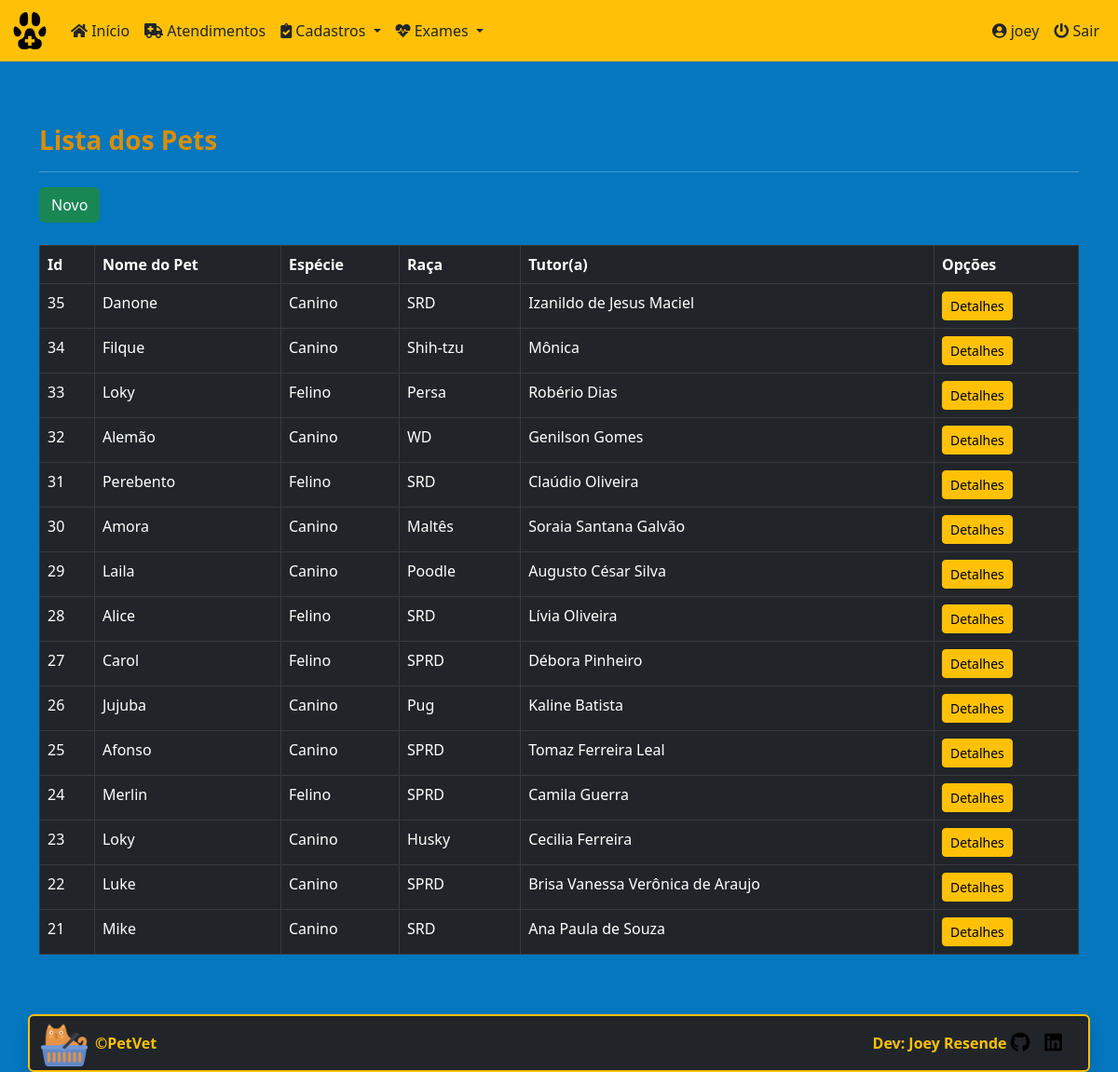
Page /petvet/pets/ (signed in) on the committed database.
### core/models.py (models this page shows, shortened)
class Pets(models.Model):
    id = models.AutoField(primary_key=True)
    pet_name = models.CharField(
        max_length=30, verbose_name='Nome do Pet')
    species = models.CharField(
        max_length=20, verbose_name='Espécie')
    breed = models.CharField(
        max_length=30, verbose_name='Raça')
    gender = models.CharField(
        max_length=5, choices=sex_status, verbose_name='Gênero')
    date_of_birth = models.DateField(
        null=True, blank=True, verbose_name='Data de Nascimento')
    castrated = models.CharField(
        max_length=3, choices=castrated_status, default='N', verbose_name='Castrado?')
    weight = models.DecimalField(
        max_digits=6, decimal_places=3, verbose_name='Peso', default=0)
    tutor_name = models.ForeignKey(
        'Tutor', on_delete=models.PROTECT, null=True, verbose_name='Nome do Tutor')
    class Meta:
        ordering = ['-id']

class Tutor(models.Model):
    tutor_name = models.CharField(
        max_length=50, verbose_name='Nome do Tutor')
    cpf = models.CharField(max_length=14, null=True,
                           verbose_name='CPF')
    phone = models.CharField(max_length=15, null=True,
                             verbose_name='Telefone')
    email = models.EmailField(max_length=254, verbose_name='Email')
    cep = models.CharField(max_length=9, verbose_name='Cep')
    street = models.CharField(max_length=40, verbose_name='Rua')
    number = models.IntegerField(verbose_name='Numero')
    district = models.CharField(max_length=40, verbose_name='Bairro')
    city = models.CharField(
        max_length=40, default='Petrolina', verbose_name='Cidade')
    state = models.CharField(
        max_length=40, default='Pernambuco', verbose_name='Estado')
    class Meta:
        ordering = ['tutor_name']
    def __str__(self):
        return self.tutor_name

### core/views.py (the view)
# urls.py: path('pets/', PetList.as_view(), name='pets'),
class PetList(LoginRequiredMixin, ListView):
    login_url = reverse_lazy('login')
    model = Pets
    template_name = 'core/pet_list.html'

### core/templates/core/pet_list.html (shortened to what this page needs)
{% extends 'core/base_model.html' %}
{% load static %}
{% block content %}
<h3><strong>Lista dos Pets</strong></h3>
<hr>
<a href="{% url 'pet_new' %}" class="btn btn-success btn">Novo</a><br><br>
<div class="table-responsive">
  <table class="table table-bordered table-hover table-dark" id="pet_table">
    <thead class="thead-dark">
      <tr>
        <th>Id</th>
        <th>Nome do Pet</th>
        <th>Espécie</th>
        <th>Raça</th>
        <th>Tutor(a)</th>
        <th>Opções</th>
      </tr>
    </thead>
    <tbody>
      {% for each in object_list %}
      <tr>
        <td>{{ each.id }}</td>
        <td>{{ each.pet_name }}</td>
        <td>{{ each.species }}</td>
        <td>{{ each.breed }}</td>
        <td>{{ each.tutor_name }}</td>
        <td>
          <a href="{% url 'pet_detail' each.pk %}" class="btn btn-warning btn-sm">Detalhes</a>
        </td>
      </tr>
      {% empty %}
      <tr>
        <td colspan="6">Nenhum Pet cadastrado.</td>
      </tr>
      {% endfor %}
    </tbody>
  </table>
</div>
{% endblock %}

### core/templates/core/base_model.html (shortened to what this page needs)
{% load static %}
<!DOCTYPE html>
<html lang="pt-br" class="h-100">
<head>
  <link rel="stylesheet" href="{% static 'css/bootstrap.min.css/' %}" />
  <link rel="stylesheet" href="https://cdnjs.cloudflare.com/ajax/libs/font-awesome/5.11.2/css/all.css">
  <link rel="stylesheet" href="{% static 'css/styles.css/' %}" />
  <link rel="stylesheet" type="text/css" href="https://cdn.datatables.net/v/bs5/dt-1.11.5/datatables.min.css" />
</head>
<body class="d-flex flex-column h-100">
  <main class="flex-shrink-0  ">
    {% block menu %}
    <nav class="navbar navbar-expand-lg sticky-top bg-warning">
      <div class="container-fluid">
        <a class="navbar-brand" href="{% url 'index' %}">
          <img src="{% static 'img/favicon.ico/' %}" height="40" alt="" />
        </a>
        <div class="collapse navbar-collapse" id="navbarsExample06">
          <ul class="navbar-nav me-auto mb-2 mb-xl-0">
            <li class="nav-item">
              <a class="nav-link text-dark" href="{% url 'index' %}">
                <i class="fa fa-home" aria-hidden="true"></i>
                Início
              </a>
            </li>
            <li class="nav-item">
              <a class="nav-link text-dark" href="{% url 'medical_cares' %}">
                <i class="fas fa-ambulance" aria-hidden="true"></i>
                Atendimentos
              </a>
            </li>
            <li class="nav-item dropdown">
              <a class="nav-link text-dark dropdown-toggle" href="#" data-bs-toggle="dropdown" aria-expanded="false">
                <i class="fas fa-clipboard-check" aria-hidden="true"></i>
                Cadastros
              </a>
            </li>
            <li class="nav-item dropdown">
              <a class="nav-link text-dark dropdown-toggle" href="#" data-bs-toggle="dropdown" aria-expanded="false">
                <i class="fas fa-heartbeat" aria-hidden="true"></i>
                Exames
              </a>
            </li>
          </ul>
          <div class="collapse navbar-collapse d-lg-flex justify-content-end">
            <ul class="navbar-nav bd-navbar-nav flex=row">
              {% if request.user.is_authenticated %}
              <li class="nav-item">
                  <a class="nav-link text-dark" href="{% url 'meus_dados' %}">
                    <i class="fas fa-user-circle" aria-hidden="true"></i>
                    <span id="username">{{ request.user }}</span>
                  </a>
              </li>
              <li class="nav-item">
                <a class="nav-link text-dark" href="{% url 'logout' %}">
                  <i class="fas fa-power-off" aria-hidden="true"></i>
                  Sair
                </a>
              </li>
              {% endif %}
            </ul>
          </div>
         </div>
      </div>
    </nav>
    {% endblock %}
    <div class="container py-5">
      {% block content %}
      {% endblock %}
    </div>
  </main>
{% block footer %}
<div class="container border border-warning border-2 rounded shadow bg-dark">
  <footer class="d-flex flex-wrap justify-content-between align-items-center py-1">
    <div class="col-md-4 d-flex align-items-center">
      <a href="{% url 'index' %}" class="mb-3 me-2 mb-md-0">
        <img src="{% static 'img/cat_yellow.png/' %}" width="50" height="50" alt="">
      </a>
      <span class="mb-3 mb-md-0 text-warning"><strong>&copy;PetVet</strong></span>
    </div>
    <ul class="nav col-md-4 justify-content-end list-unstyled d-flex">
      <li class="ms-3 text-warning"><strong>Dev: Joey Resende</strong>  <a href="https://github.com/Joey-Resende" target="_blank">
        <i class="fab fa-github fa-lg text-black" aria-hidden="true"></i>
      </a></li>
      <li class="ms-3"><a href="https://www.linkedin.com/in/givanildo-resende/" target="_blank">
        <i class="fab fa-linkedin fa-lg text-black" aria-hidden="true"></i>
      </a></li>
    </ul>
  </footer>
</div>
{% endblock %}
</body>
</html>

### static/css/styles.css (style rules this page uses)
:root { --preto: #000000; --branco-1: #ffffff; --branco-2: #E0E2DD; --azul-1: #0477BF; --azul-2: #0388A6; --azul-3: #003570; --amarelo-1: #F2CB05; --amarelo-2: #D98E04; }
body { background-color: var(--azul-1); color: var(--preto); padding-bottom: 20px; }
h3 { color: var(--amarelo-2); }
div { color: var(--branco-1); }
.navbar { background-color: var(--amarelo-1); color: var(--amarelo-2); margin-bottom: 20px; }

### rows in the picture
Pets: id "35", pet_name "Danone", species "Canino", breed "SRD", tutor_name "Izanildo de Jesus Maciel"
Pets: id "34", pet_name "Filque", species "Canino", breed "Shih-tzu", tutor_name "Mônica"
Pets: id "33", pet_name "Loky", species "Felino", breed "Persa", tutor_name "Robério Dias"
Pets: id "32", pet_name "Alemão", species "Canino", breed "WD", tutor_name "Genilson Gomes"
Pets: id "31", pet_name "Perebento", species "Felino", breed "SRD", tutor_name "Claúdio Oliveira"
Pets: id "30", pet_name "Amora", species "Canino", breed "Maltês", tutor_name "Soraia Santana Galvão"
Pets: id "29", pet_name "Laila", species "Canino", breed "Poodle", tutor_name "Augusto César Silva"
Pets: id "28", pet_name "Alice", species "Felino", breed "SRD", tutor_name "Lívia Oliveira"
Pets: id "27", pet_name "Carol", species "Felino", breed "SPRD", tutor_name "Débora Pinheiro"
Pets: id "26", pet_name "Jujuba", species "Canino", breed "Pug", tutor_name "Kaline Batista"
Pets: id "25", pet_name "Afonso", species "Canino", breed "SPRD", tutor_name "Tomaz Ferreira Leal"
Pets: id "24", pet_name "Merlin", species "Felino", breed "SPRD", tutor_name "Camila Guerra"
Pets: id "23", pet_name "Loky", species "Canino", breed "Husky", tutor_name "Cecilia Ferreira"
Pets: id "22", pet_name "Luke", species "Canino", breed "SPRD", tutor_name "Brisa Vanessa Verônica de Araujo"
Pets: id "21", pet_name "Mike", species "Canino", breed "SRD", tutor_name "Ana Paula de Souza"

### other values in the picture
{{ request.user }} "joey"
